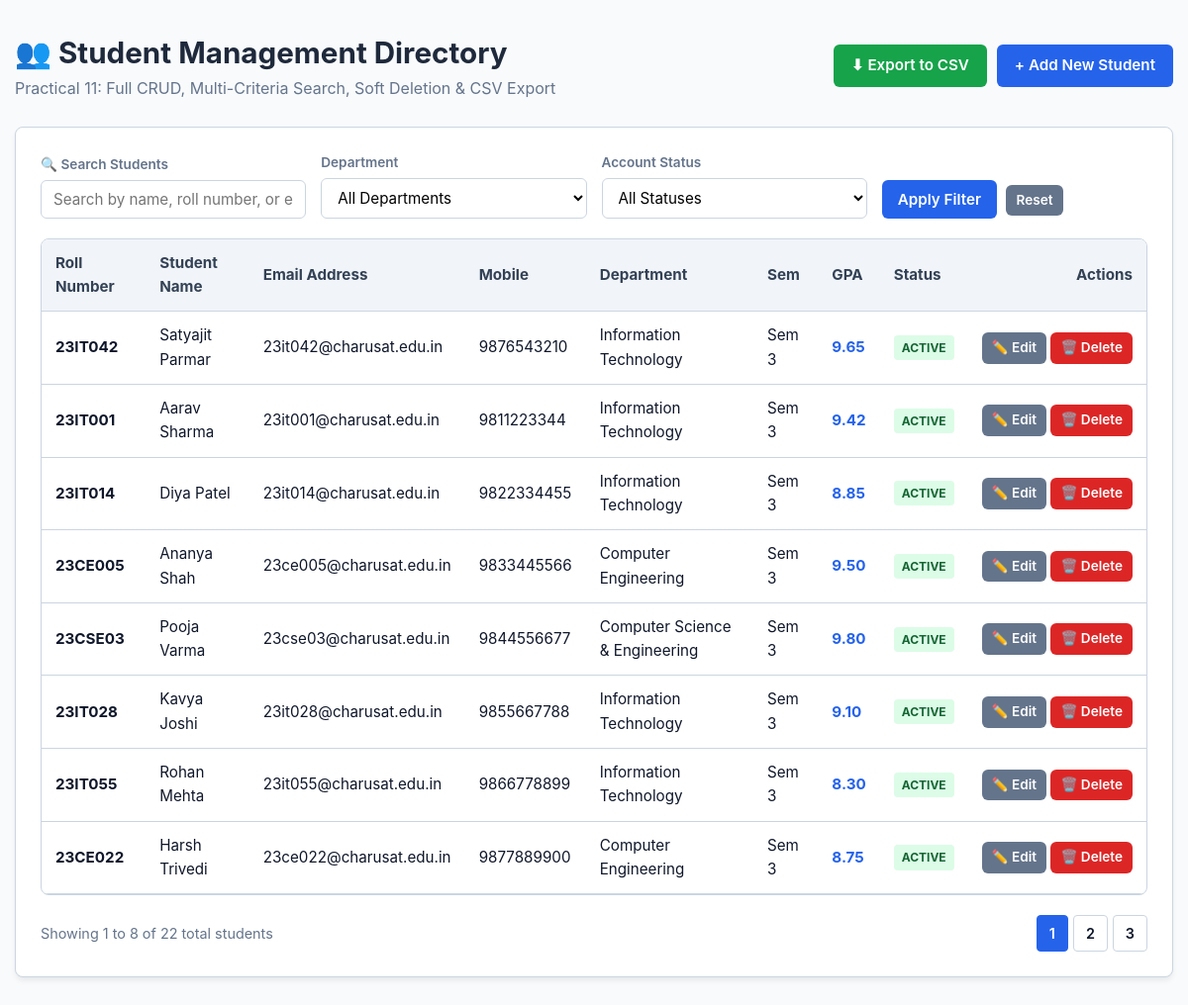
The page / on the database its author committed.
### tables this page shows
CREATE TABLE IF NOT EXISTS `students` (
    `id` INT UNSIGNED AUTO_INCREMENT PRIMARY KEY,
    `roll_number` VARCHAR(20) NOT NULL UNIQUE,
    `full_name` VARCHAR(100) NOT NULL,
    `email` VARCHAR(100) NOT NULL UNIQUE,
    `phone` VARCHAR(15) NOT NULL,
    `department` VARCHAR(80) NOT NULL,
    `semester` TINYINT UNSIGNED NOT NULL DEFAULT 1,
    `gpa` DECIMAL(3, 2) NOT NULL DEFAULT 0.00,
    `city` VARCHAR(50) NOT NULL DEFAULT 'Anand',
    `status` ENUM('active', 'inactive', 'deleted') NOT NULL DEFAULT 'active',
    `created_at` TIMESTAMP DEFAULT CURRENT_TIMESTAMP,
    `updated_at` TIMESTAMP DEFAULT CURRENT_TIMESTAMP ON UPDATE CURRENT_TIMESTAMP,
    INDEX `idx_students_search` (`roll_number`, `full_name`, `email`),
    INDEX `idx_students_filter` (`department`, `status`)
);

### index.php (the view, shortened to what this page needs)
<?php
$pdo = Database::getConnection();
$search     = trim($_GET['search'] ?? '');
$department = trim($_GET['department'] ?? 'ALL');
$status     = trim($_GET['status'] ?? 'ALL');
$page       = max(1, (int)($_GET['page'] ?? 1));
$perPage    = 8;
$offset     = ($page - 1) * $perPage;
$whereClauses = [];
$params = [];
$whereSql = !empty($whereClauses) ? 'WHERE ' . implode(' AND ', $whereClauses) : '';
$countStmt = $pdo->prepare("SELECT COUNT(*) FROM students {$whereSql}");
$countStmt->execute($params);
$totalRows = (int)$countStmt->fetchColumn();
$totalPages = max(1, ceil($totalRows / $perPage));
$query = "
    SELECT id, roll_number, full_name, email, phone, department, semester, gpa, city, status
    FROM students
    {$whereSql}
    ORDER BY id ASC
    LIMIT :limit OFFSET :offset
";
$stmt = $pdo->prepare($query);
$stmt->bindValue(':limit', $perPage, PDO::PARAM_INT);
$stmt->bindValue(':offset', $offset, PDO::PARAM_INT);
$stmt->execute();
$students = $stmt->fetchAll();
?>
<!DOCTYPE html>
<html lang="en">
<head>
    <link rel="stylesheet" href="css/style.css">
</head>
<body>
    <div class="container">
        <header class="header">
            <div>
                <h1>👥 Student Management Directory</h1>
                <p style="color:var(--text-secondary);">Practical 11: Full CRUD, Multi-Criteria Search, Soft Deletion &amp; CSV Export</p>
            </div>
            <div style="display: flex; gap: 10px;">
                <a href="export_csv.php?search=<?= urlencode($search) ?>&department=<?= urlencode($department) ?>&status=<?= urlencode($status) ?>" class="btn btn-success">
                    ⬇ Export to CSV
                </a>
                <a href="add_student.php" class="btn">
                    + Add New Student
                </a>
            </div>
        </header>
        <div class="card">
            <form action="index.php" method="GET" class="filter-bar">
                <div class="form-group" style="flex: 2;">
                    <label for="search">🔍 Search Students</label>
                    <input type="text" id="search" name="search" class="form-control"
                           placeholder="Search by name, roll number, or email..." value="<?= htmlspecialchars($search) ?>">
                </div>
                <div class="form-group">
                    <label for="department">Department</label>
                    <select id="department" name="department" class="form-control">
                        <option value="ALL">All Departments</option>
                    </select>
                </div>
                <div class="form-group">
                    <label for="status">Account Status</label>
                    <select id="status" name="status" class="form-control">
                        <option value="ALL" <?= $status === 'ALL' ? 'selected' : '' ?>>All Statuses</option>
                    </select>
                </div>
                <div>
                    <button type="submit" class="btn btn-primary" style="padding: 10px 16px;">Apply Filter</button>
                    <a href="index.php" class="btn btn-secondary btn-sm" style="margin-left: 5px;">Reset</a>
                </div>
            </form>
            <div class="table-wrapper">
                <table>
                    <thead>
                        <tr>
                            <th>Roll Number</th>
                            <th>Student Name</th>
                            <th>Email Address</th>
                            <th>Mobile</th>
                            <th>Department</th>
                            <th>Sem</th>
                            <th>GPA</th>
                            <th>Status</th>
                            <th style="text-align: right;">Actions</th>
                        </tr>
                    </thead>
                    <tbody>
                        <?php if (empty($students)): ?>
                            <tr>
                                <td colspan="9" style="text-align: center; padding: 30px; color: var(--text-secondary);">
                                    🔍 No student records match your query. Try resetting filters.
                                </td>
                            </tr>
                        <?php else: ?>
                            <?php foreach ($students as $s): ?>
                                <tr class="<?= $s['status'] === 'deleted' ? 'row-deleted' : '' ?>">
                                    <td><strong><?= htmlspecialchars($s['roll_number']) ?></strong></td>
                                    <td><?= htmlspecialchars($s['full_name']) ?></td>
                                    <td><?= htmlspecialchars($s['email']) ?></td>
                                    <td><?= htmlspecialchars($s['phone']) ?></td>
                                    <td><?= htmlspecialchars($s['department']) ?></td>
                                    <td>Sem <?= (int)$s['semester'] ?></td>
                                    <td><strong style="color:var(--primary);"><?= number_format((float)$s['gpa'], 2) ?></strong></td>
                                    <td>
                                        <span class="badge badge-<?= htmlspecialchars($s['status']) ?>">
                                            <?= htmlspecialchars($s['status']) ?>
                                        </span>
                                    </td>
                                    <td style="text-align: right; white-space: nowrap;">
                                        <a href="edit_student.php?id=<?= $s['id'] ?>" class="btn btn-secondary btn-sm" title="Edit Student">✏️ Edit</a>
                                        <?php if ($s['status'] === 'deleted'): ?>
                                            <a href="delete_student.php?id=<?= $s['id'] ?>&action=restore" class="btn btn-success btn-sm" onclick="return confirm('Restore this soft-deleted student to active status?');">
                                                ♻️ Restore
                                            </a>
                                        <?php else: ?>
                                            <a href="delete_student.php?id=<?= $s['id'] ?>&action=soft_delete" class="btn btn-danger btn-sm" onclick="return confirm('Confirm soft deletion for <?= htmlspecialchars(addslashes($s['full_name'])) ?>? The record can be restored later.');">
                                                🗑️ Delete
                                            </a>
                                        <?php endif; ?>
                                    </td>
                                </tr>
                            <?php endforeach; ?>
                        <?php endif; ?>
                    </tbody>
                </table>
            </div>
            <div class="pagination">
                <span style="font-size: 0.9rem; color: var(--text-secondary);">
                    Showing <?= $totalRows > 0 ? $offset + 1 : 0 ?> to <?= min($offset + $perPage, $totalRows) ?> of <?= $totalRows ?> total students
                </span>
                <div class="page-links">
                    <?php for ($p = 1; $p <= $totalPages; $p++): ?>
                        <a href="index.php?page=<?= $p ?>&search=<?= urlencode($search) ?>&department=<?= urlencode($department) ?>&status=<?= urlencode($status) ?>"
                           class="page-link <?= $p === $page ? 'active' : '' ?>">
                            <?= $p ?>
                        </a>
                    <?php endfor; ?>
                </div>
            </div>
        </div>
    </div>
</body>
</html>

### css/style.css (style rules this page uses)
:root { --primary: #2563eb; --primary-dark: #1d4ed8; --bg-page: #f8fafc; --bg-card: #ffffff; --text-primary: #0f172a; --text-secondary: #64748b; --border: #cbd5e1; --success: #16a34a; --danger: #dc2626; --warning: #f59e0b; --radius: 8px; --shadow: 0 4px 6px -1px rgba(0, 0, 0, 0.08); }
* { box-sizing: border-box; margin: 0; padding: 0; font-family: -apple-system, BlinkMacSystemFont, "Segoe UI", Roboto, sans-serif; }
body { background: var(--bg-page); color: var(--text-primary); line-height: 1.6; padding: 30px 15px; }
.container { max-width: 1200px; margin: 0 auto; }
.card { background: var(--bg-card); border: 1px solid var(--border); border-radius: var(--radius); padding: 25px; box-shadow: var(--shadow); margin-bottom: 25px; }
.header { display: flex; justify-content: space-between; align-items: center; margin-bottom: 25px; flex-wrap: wrap; gap: 15px; }
h1 { font-size: 1.85rem; color: #1e293b; }
.btn { display: inline-flex; align-items: center; gap: 6px; background: var(--primary); color: #fff; padding: 9px 18px; border-radius: 6px; font-weight: 600; text-decoration: none; border: none; cursor: pointer; font-size: 0.95rem; transition: background 0.2s; }
.btn-success { background: var(--success); }
.btn-danger { background: var(--danger); }
.btn-secondary { background: #64748b; }
.btn-sm { padding: 5px 10px; font-size: 0.85rem; }
.filter-bar { display: grid; grid-template-columns: repeat(auto-fit, minmax(200px, 1fr)); gap: 15px; align-items: end; margin-bottom: 20px; }
.form-group label { display: block; font-size: 0.85rem; font-weight: 600; margin-bottom: 4px; color: var(--text-secondary); }
.form-control { width: 100%; padding: 9px 12px; border: 1.5px solid var(--border); border-radius: 6px; font-size: 0.95rem; background: #fff; }
.table-wrapper { overflow-x: auto; border: 1px solid var(--border); border-radius: var(--radius); }
table { width: 100%; border-collapse: collapse; text-align: left; }
th, td { padding: 12px 14px; border-bottom: 1px solid var(--border); font-size: 0.95rem; }
th { background: #f1f5f9; font-weight: 700; color: #334155; }
.badge { display: inline-block; padding: 3px 8px; border-radius: 4px; font-size: 0.75rem; font-weight: bold; text-transform: uppercase; }
.badge-active { background: #dcfce7; color: #166534; }
.pagination { display: flex; justify-content: space-between; align-items: center; margin-top: 20px; flex-wrap: wrap; gap: 10px; }
.page-links { display: flex; gap: 5px; }
.page-link { padding: 6px 12px; border: 1px solid var(--border); background: #fff; text-decoration: none; border-radius: 4px; color: var(--text-primary); font-weight: 600; font-size: 0.9rem; }
.page-link.active { background: var(--primary); color: #fff; border-color: var(--primary); }

### rows shown on the page
students: roll_number "23IT042", full_name "Satyajit Parmar", email "23it042@charusat.edu.in", phone "9876543210", department "Information Technology", semester "3", gpa "9.65", status "ACTIVE"
students: roll_number "23IT001", full_name "Aarav Sharma", email "23it001@charusat.edu.in", phone "9811223344", department "Information Technology", semester "3", gpa "9.42", status "ACTIVE"
students: roll_number "23IT014", full_name "Diya Patel", email "23it014@charusat.edu.in", phone "9822334455", department "Information Technology", semester "3", gpa "8.85", status "ACTIVE"
students: roll_number "23CE005", full_name "Ananya Shah", email "23ce005@charusat.edu.in", phone "9833445566", department "Computer Engineering", semester "3", gpa "9.50", status "ACTIVE"
students: roll_number "23CSE03", full_name "Pooja Varma", email "23cse03@charusat.edu.in", phone "9844556677", department "Computer Science & Engineering", semester "3", gpa "9.80", status "ACTIVE"
students: roll_number "23IT028", full_name "Kavya Joshi", email "23it028@charusat.edu.in", phone "9855667788", department "Information Technology", semester "3", gpa "9.10", status "ACTIVE"
students: roll_number "23IT055", full_name "Rohan Mehta", email "23it055@charusat.edu.in", phone "9866778899", department "Information Technology", semester "3", gpa "8.30", status "ACTIVE"
students: roll_number "23CE022", full_name "Harsh Trivedi", email "23ce022@charusat.edu.in", phone "9877889900", department "Computer Engineering", semester "3", gpa "8.75", status "ACTIVE"

### other values the page prints
$offset + 1 "1"
min($offset + $perPage, $totalRows) "8"
$totalRows "22"
